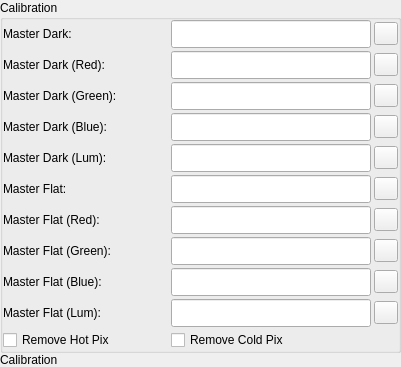
      <widget class="MinimizeWidget" name="CalibrationMinimizeWidget">
       <layout class="QVBoxLayout" name="CalibrationUnusedVerticalLayout">
        <property name="spacing">
         <number>0</number>
        </property>
        <property name="leftMargin">
         <number>0</number>
        </property>
        <property name="topMargin">
         <number>0</number>
        </property>
        <property name="rightMargin">
         <number>0</number>
        </property>
        <property name="bottomMargin">
         <number>0</number>
        </property>
        <item>
         <widget class="QGroupBox" name="CalibrationGroupBox">
          <property name="sizePolicy">
           <sizepolicy hsizetype="Expanding" vsizetype="Fixed">
            <horstretch>0</horstretch>
            <verstretch>0</verstretch>
           </sizepolicy>
          </property>
          <property name="title">
           <string>Calibration</string>
          </property>
          <property name="flat">
           <bool>false</bool>
          </property>
          <layout class="QGridLayout" name="gridLayout">
           <property name="leftMargin">
            <number>0</number>
           </property>
           <property name="topMargin">
            <number>0</number>
           </property>
           <property name="rightMargin">
            <number>0</number>
           </property>
           <property name="bottomMargin">
            <number>0</number>
           </property>
           <property name="spacing">
            <number>3</number>
           </property>
           <item row="5" column="0">
            <widget class="QLabel" name="MasterFlatLabel">
             <property name="sizePolicy">
              <sizepolicy hsizetype="Fixed" vsizetype="Fixed">
               <horstretch>0</horstretch>
               <verstretch>0</verstretch>
              </sizepolicy>
             </property>
             <property name="minimumSize">
              <size>
               <width>165</width>
               <height>0</height>
              </size>
             </property>
             <property name="toolTip">
              <string>&lt;html&gt;&lt;head/&gt;&lt;body&gt;&lt;p&gt;The Master Flat to use to calibrate lights.&lt;/p&gt;&lt;/body&gt;&lt;/html&gt;</string>
             </property>
             <property name="text">
              <string>Master Flat:</string>
             </property>
             <property name="buddy">
              <cstring>MasterFlat</cstring>
             </property>
            </widget>
           </item>
           <item row="9" column="0">
            <widget class="QLabel" name="MasterFlatLumLabel">
             <property name="sizePolicy">
              <sizepolicy hsizetype="Fixed" vsizetype="Fixed">
               <horstretch>0</horstretch>
               <verstretch>0</verstretch>
              </sizepolicy>
             </property>
             <property name="minimumSize">
              <size>
               <width>165</width>
               <height>0</height>
              </size>
             </property>
             <property name="text">
              <string>Master Flat (Lum):</string>
             </property>
             <property name="buddy">
              <cstring>MasterFlatLum</cstring>
             </property>
            </widget>
           </item>
           <item row="4" column="0">
            <widget class="QLabel" name="MasterDarkLumLabel">
             <property name="sizePolicy">
              <sizepolicy hsizetype="Fixed" vsizetype="Fixed">
               <horstretch>165</horstretch>
               <verstretch>0</verstretch>
              </sizepolicy>
             </property>
             <property name="toolTip">
              <string>The Master Dark to use to calibrate Lum lights.</string>
             </property>
             <property name="text">
              <string>Master Dark (Lum):</string>
             </property>
             <property name="buddy">
              <cstring>MasterDarkLum</cstring>
             </property>
            </widget>
           </item>
           <item row="2" column="1">
            <widget class="QLineEdit" name="MasterDarkGreen">
             <property name="sizePolicy">
              <sizepolicy hsizetype="MinimumExpanding" vsizetype="Fixed">
               <horstretch>0</horstretch>
               <verstretch>0</verstretch>
              </sizepolicy>
             </property>
             <property name="minimumSize">
              <size>
               <width>200</width>
               <height>28</height>
              </size>
             </property>
             <property name="toolTip">
              <string>The Master Dark to use to calibrate Green lights.</string>
             </property>
             <property name="clearButtonEnabled">
              <bool>true</bool>
             </property>
            </widget>
           </item>
           <item row="3" column="1">
            <widget class="QLineEdit" name="MasterDarkBlue">
             <property name="sizePolicy">
              <sizepolicy hsizetype="MinimumExpanding" vsizetype="Fixed">
               <horstretch>0</horstretch>
               <verstretch>0</verstretch>
              </sizepolicy>
             </property>
             <property name="minimumSize">
              <size>
               <width>200</width>
               <height>28</height>
              </size>
             </property>
             <property name="toolTip">
              <string>The Master Dark to use to calibrate Blue lights.</string>
             </property>
             <property name="clearButtonEnabled">
              <bool>true</bool>
             </property>
            </widget>
           </item>
           <item row="1" column="1">
            <widget class="QLineEdit" name="MasterDarkRed">
             <property name="sizePolicy">
              <sizepolicy hsizetype="MinimumExpanding" vsizetype="Fixed">
               <horstretch>0</horstretch>
               <verstretch>0</verstretch>
              </sizepolicy>
             </property>
             <property name="minimumSize">
              <size>
               <width>200</width>
               <height>28</height>
              </size>
             </property>
             <property name="toolTip">
              <string>The Master Dark to use to calibrate Red lights.</string>
             </property>
             <property name="clearButtonEnabled">
              <bool>true</bool>
             </property>
            </widget>
           </item>
           <item row="5" column="2">
            <widget class="QToolButton" name="MasterFlatB">
             <property name="sizePolicy">
              <sizepolicy hsizetype="Fixed" vsizetype="Fixed">
               <horstretch>0</horstretch>
               <verstretch>0</verstretch>
              </sizepolicy>
             </property>
             <property name="toolTip">
              <string>&lt;html&gt;&lt;head/&gt;&lt;body&gt;&lt;p&gt;File chooser dialog for Master Flat&lt;/p&gt;&lt;/body&gt;&lt;/html&gt;</string>
             </property>
             <property name="text">
              <string />
             </property>
             <property name="icon">
              <iconset theme="document-open" />
             </property>
            </widget>
           </item>
           <item row="9" column="2">
            <widget class="QToolButton" name="MasterFlatLumB">
             <property name="toolTip">
              <string>File chooser dialog for Master Flat Lum</string>
             </property>
             <property name="text">
              <string />
             </property>
             <property name="icon">
              <iconset theme="document-open" />
             </property>
            </widget>
           </item>
           <item row="6" column="0">
            <widget class="QLabel" name="MasterFlatRedLabel">
             <property name="sizePolicy">
              <sizepolicy hsizetype="Fixed" vsizetype="Fixed">
               <horstretch>0</horstretch>
               <verstretch>0</verstretch>
              </sizepolicy>
             </property>
             <property name="minimumSize">
              <size>
               <width>165</width>
               <height>0</height>
              </size>
             </property>
             <property name="text">
              <string>Master Flat (Red):</string>
             </property>
             <property name="buddy">
              <cstring>MasterFlatRed</cstring>
             </property>
            </widget>
           </item>
           <item row="7" column="1">
            <widget class="QLineEdit" name="MasterFlatGreen">
             <property name="sizePolicy">
              <sizepolicy hsizetype="MinimumExpanding" vsizetype="Fixed">
               <horstretch>0</horstretch>
               <verstretch>0</verstretch>
              </sizepolicy>
             </property>
             <property name="minimumSize">
              <size>
               <width>200</width>
               <height>28</height>
              </size>
             </property>
             <property name="clearButtonEnabled">
              <bool>true</bool>
             </property>
            </widget>
           </item>
           <item row="1" column="2">
            <widget class="QToolButton" name="MasterDarkRedB">
             <property name="toolTip">
              <string>&lt;html&gt;&lt;head/&gt;&lt;body&gt;&lt;p&gt;File chooser dialog for Master Dark Red&lt;/p&gt;&lt;/body&gt;&lt;/html&gt;</string>
             </property>
             <property name="text">
              <string />
             </property>
             <property name="icon">
              <iconset theme="document-open" />
             </property>
            </widget>
           </item>
           <item row="4" column="2">
            <widget class="QToolButton" name="MasterDarkLumB">
             <property name="toolTip">
              <string>File chooser dialog for Master Dark Lum</string>
             </property>
             <property name="text">
              <string />
             </property>
             <property name="icon">
              <iconset theme="document-open" />
             </property>
            </widget>
           </item>
           <item row="2" column="2">
            <widget class="QToolButton" name="MasterDarkGreenB">
             <property name="toolTip">
              <string>File chooser dialog for Master Dark Green</string>
             </property>
             <property name="text">
              <string />
             </property>
             <property name="icon">
              <iconset theme="document-open" />
             </property>
            </widget>
           </item>
           <item row="6" column="2">
            <widget class="QToolButton" name="MasterFlatRedB">
             <property name="toolTip">
              <string>File chooser dialog for Master Flat Red</string>
             </property>
             <property name="text">
              <string />
             </property>
             <property name="icon">
              <iconset theme="document-open" />
             </property>
            </widget>
           </item>
           <item row="0" column="1">
            <widget class="QLineEdit" name="MasterDark">
             <property name="sizePolicy">
              <sizepolicy hsizetype="MinimumExpanding" vsizetype="Fixed">
               <horstretch>0</horstretch>
               <verstretch>0</verstretch>
              </sizepolicy>
             </property>
             <property name="minimumSize">
              <size>
               <width>200</width>
               <height>28</height>
              </size>
             </property>
             <property name="toolTip">
              <string>&lt;html&gt;&lt;head/&gt;&lt;body&gt;&lt;p&gt;The Master Dark to use to calibrate lights.&lt;/p&gt;&lt;/body&gt;&lt;/html&gt;</string>
             </property>
             <property name="readOnly">
              <bool>false</bool>
             </property>
             <property name="clearButtonEnabled">
              <bool>true</bool>
             </property>
            </widget>
           </item>
           <item row="8" column="2">
            <widget class="QToolButton" name="MasterFlatBlueB">
             <property name="toolTip">
              <string>File chooser dialog for Master Flat Blue</string>
             </property>
             <property name="text">
              <string />
             </property>
             <property name="icon">
              <iconset theme="document-open" />
             </property>
            </widget>
           </item>
           <item row="7" column="0">
            <widget class="QLabel" name="MasterFlatGreenLabel">
             <property name="sizePolicy">
              <sizepolicy hsizetype="Fixed" vsizetype="Fixed">
               <horstretch>0</horstretch>
               <verstretch>0</verstretch>
              </sizepolicy>
             </property>
             <property name="minimumSize">
              <size>
               <width>165</width>
               <height>0</height>
              </size>
             </property>
             <property name="text">
              <string>Master Flat (Green):</string>
             </property>
             <property name="buddy">
              <cstring>MasterFlatGreen</cstring>
             </property>
            </widget>
           </item>
           <item row="0" column="2">
            <widget class="QToolButton" name="MasterDarkB">
             <property name="sizePolicy">
              <sizepolicy hsizetype="Fixed" vsizetype="Fixed">
               <horstretch>0</horstretch>
               <verstretch>0</verstretch>
              </sizepolicy>
             </property>
             <property name="toolTip">
              <string>&lt;html&gt;&lt;head/&gt;&lt;body&gt;&lt;p&gt;File chooser dialog for Master Dark&lt;/p&gt;&lt;/body&gt;&lt;/html&gt;</string>
             </property>
             <property name="text">
              <string />
             </property>
             <property name="icon">
              <iconset theme="document-open" />
             </property>
            </widget>
           </item>
           <item row="8" column="1">
            <widget class="QLineEdit" name="MasterFlatBlue">
             <property name="sizePolicy">
              <sizepolicy hsizetype="MinimumExpanding" vsizetype="Fixed">
               <horstretch>0</horstretch>
               <verstretch>0</verstretch>
              </sizepolicy>
             </property>
             <property name="minimumSize">
              <size>
               <width>200</width>
               <height>28</height>
              </size>
             </property>
             <property name="clearButtonEnabled">
              <bool>true</bool>
             </property>
            </widget>
           </item>
           <item row="2" column="0">
            <widget class="QLabel" name="MasterDarkGreenLabel">
             <property name="sizePolicy">
              <sizepolicy hsizetype="Fixed" vsizetype="Fixed">
               <horstretch>165</horstretch>
               <verstretch>0</verstretch>
              </sizepolicy>
             </property>
             <property name="toolTip">
              <string>The Master Dark to use to calibrate Green lights.</string>
             </property>
             <property name="text">
              <string>Master Dark (Green):</string>
             </property>
             <property name="buddy">
              <cstring>MasterDarkGreen</cstring>
             </property>
            </widget>
           </item>
           <item row="6" column="1">
            <widget class="QLineEdit" name="MasterFlatRed">
             <property name="sizePolicy">
              <sizepolicy hsizetype="MinimumExpanding" vsizetype="Fixed">
               <horstretch>200</horstretch>
               <verstretch>0</verstretch>
              </sizepolicy>
             </property>
             <property name="minimumSize">
              <size>
               <width>200</width>
               <height>28</height>
              </size>
             </property>
             <property name="clearButtonEnabled">
              <bool>true</bool>
             </property>
            </widget>
           </item>
           <item row="3" column="0">
            <widget class="QLabel" name="MasterDarkBlueLabel">
             <property name="sizePolicy">
              <sizepolicy hsizetype="Fixed" vsizetype="Fixed">
               <horstretch>165</horstretch>
               <verstretch>0</verstretch>
              </sizepolicy>
             </property>
             <property name="toolTip">
              <string>The Master Dark to use to calibrate Blue lights.</string>
             </property>
             <property name="text">
              <string>Master Dark (Blue):</string>
             </property>
             <property name="buddy">
              <cstring>MasterDarkBlue</cstring>
             </property>
            </widget>
           </item>
           <item row="9" column="1">
            <widget class="QLineEdit" name="MasterFlatLum">
             <property name="sizePolicy">
              <sizepolicy hsizetype="MinimumExpanding" vsizetype="Fixed">
               <horstretch>0</horstretch>
               <verstretch>0</verstretch>
              </sizepolicy>
             </property>
             <property name="minimumSize">
              <size>
               <width>200</width>
               <height>28</height>
              </size>
             </property>
             <property name="clearButtonEnabled">
              <bool>true</bool>
             </property>
            </widget>
           </item>
           <item row="5" column="1">
            <widget class="QLineEdit" name="MasterFlat">
             <property name="sizePolicy">
              <sizepolicy hsizetype="MinimumExpanding" vsizetype="Fixed">
               <horstretch>0</horstretch>
               <verstretch>0</verstretch>
              </sizepolicy>
             </property>
             <property name="minimumSize">
              <size>
               <width>200</width>
               <height>28</height>
              </size>
             </property>
             <property name="toolTip">
              <string>&lt;html&gt;&lt;head/&gt;&lt;body&gt;&lt;p&gt;The Master Flat to use to calibrate lights.&lt;/p&gt;&lt;/body&gt;&lt;/html&gt;</string>
             </property>
             <property name="readOnly">
              <bool>false</bool>
             </property>
             <property name="clearButtonEnabled">
              <bool>true</bool>
             </property>
            </widget>
           </item>
           <item row="0" column="0">
            <widget class="QLabel" name="MasterDarkLabel">
             <property name="sizePolicy">
              <sizepolicy hsizetype="Fixed" vsizetype="Fixed">
               <horstretch>0</horstretch>
               <verstretch>0</verstretch>
              </sizepolicy>
             </property>
             <property name="minimumSize">
              <size>
               <width>165</width>
               <height>0</height>
              </size>
             </property>
             <property name="toolTip">
              <string>&lt;html&gt;&lt;head/&gt;&lt;body&gt;&lt;p&gt;The Master Dark to use to calibrate lights.&lt;/p&gt;&lt;/body&gt;&lt;/html&gt;</string>
             </property>
             <property name="text">
              <string>Master Dark:</string>
             </property>
             <property name="buddy">
              <cstring>MasterDark</cstring>
             </property>
            </widget>
           </item>
           <item row="3" column="2">
            <widget class="QToolButton" name="MasterDarkBlueB">
             <property name="toolTip">
              <string>File chooser dialog for Master Dark Blue</string>
             </property>
             <property name="text">
              <string />
             </property>
             <property name="icon">
              <iconset theme="document-open" />
             </property>
            </widget>
           </item>
           <item row="4" column="1">
            <widget class="QLineEdit" name="MasterDarkLum">
             <property name="sizePolicy">
              <sizepolicy hsizetype="MinimumExpanding" vsizetype="Fixed">
               <horstretch>0</horstretch>
               <verstretch>0</verstretch>
              </sizepolicy>
             </property>
             <property name="minimumSize">
              <size>
               <width>200</width>
               <height>28</height>
              </size>
             </property>
             <property name="toolTip">
              <string>The Master Dark to use to calibrate Lum lights.</string>
             </property>
             <property name="clearButtonEnabled">
              <bool>true</bool>
             </property>
            </widget>
           </item>
           <item row="8" column="0">
            <widget class="QLabel" name="MasterFlatBlueLabel">
             <property name="sizePolicy">
              <sizepolicy hsizetype="Fixed" vsizetype="Fixed">
               <horstretch>0</horstretch>
               <verstretch>0</verstretch>
              </sizepolicy>
             </property>
             <property name="minimumSize">
              <size>
               <width>165</width>
               <height>0</height>
              </size>
             </property>
             <property name="text">
              <string>Master Flat (Blue):</string>
             </property>
             <property name="buddy">
              <cstring>MasterFlatBlue</cstring>
             </property>
            </widget>
           </item>
           <item row="1" column="0">
            <widget class="QLabel" name="MasterDarkRedLabel">
             <property name="sizePolicy">
              <sizepolicy hsizetype="Fixed" vsizetype="Fixed">
               <horstretch>165</horstretch>
               <verstretch>0</verstretch>
              </sizepolicy>
             </property>
             <property name="toolTip">
              <string>The Master Dark to use to calibrate Red lights.</string>
             </property>
             <property name="text">
              <string>Master Dark (Red):</string>
             </property>
             <property name="buddy">
              <cstring>MasterDarkRed</cstring>
             </property>
            </widget>
           </item>
           <item row="7" column="2">
            <widget class="QToolButton" name="MasterFlatGreenB">
             <property name="toolTip">
              <string>File chooser dialog for Master Flat Green</string>
             </property>
             <property name="text">
              <string />
             </property>
             <property name="icon">
              <iconset theme="document-open" />
             </property>
            </widget>
           </item>
           <item row="10" column="0">
            <widget class="QCheckBox" name="HotPixels">
             <property name="toolTip">
              <string>&lt;html&gt;&lt;head/&gt;&lt;body&gt;&lt;p&gt;Check to remove hot pixels.&lt;/p&gt;&lt;/body&gt;&lt;/html&gt;</string>
             </property>
             <property name="text">
              <string>Remove Hot Pix</string>
             </property>
             <property name="checked">
              <bool>false</bool>
             </property>
            </widget>
           </item>
           <item row="10" column="1">
            <widget class="QCheckBox" name="ColdPixels">
             <property name="toolTip">
              <string>&lt;html&gt;&lt;head/&gt;&lt;body&gt;&lt;p&gt;Check to remove cold pixels&lt;/p&gt;&lt;/body&gt;&lt;/html&gt;</string>
             </property>
             <property name="text">
              <string>Remove Cold Pix</string>
             </property>
             <property name="checked">
              <bool>false</bool>
             </property>
            </widget>
           </item>
          </layout>
         </widget>
        </item>
        <item>
         <widget class="QLabel" name="CalibrationMinimized">
          <property name="toolTip">
           <string>Configure calibration options in this section.</string>
          </property>
          <property name="text">
           <string>Calibration</string>
          </property>
         </widget>
        </item>
       </layout>
      </widget>
